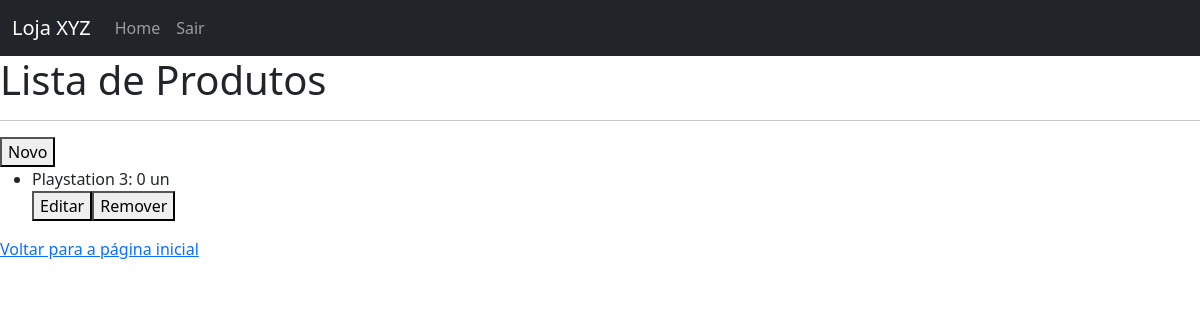
The app's page /produtos (signed in), older data.
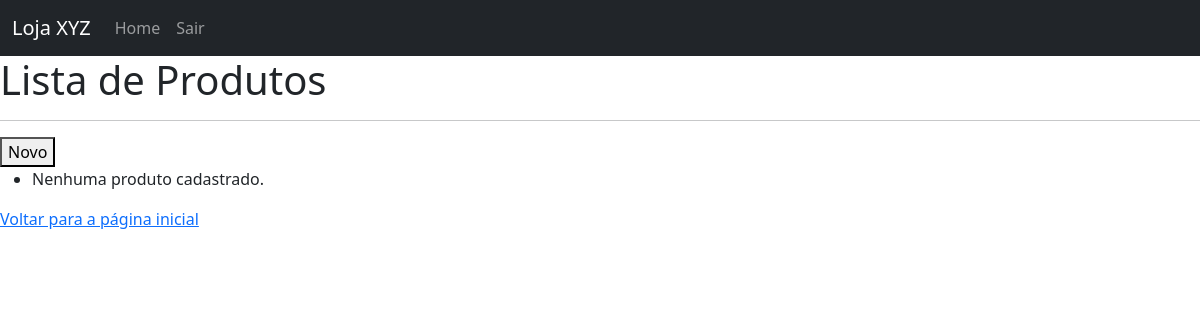
The same page, newer data.
### estoque_app/models.py (models this page shows, shortened)
class Produto(models.Model):
    nome = models.CharField(max_length=100)
    descricao = models.TextField(blank=True, null=True)
    quantidade_estoque = models.IntegerField()
    categoria = models.ForeignKey(Categoria, on_delete=models.CASCADE, related_name='produtos')

### estoque_app/views.py (the view)
# urls.py: path('produtos', views.produtos, name='produtos'),
@login_required
def produtos(request):
    produtos = Produto.objects.all().order_by('nome')
    contexto = {'produtos' : produtos}
    return render(request,'produto/produtos.html', contexto)

### estoque_app/templates/produto/produtos.html (shortened to what this page needs)
{% extends 'base.html' %}
{% block conteudo %}
<h1>Lista de Produtos</h1>
<hr>
<a href="{% url 'novo_produto' %}"><button>Novo</button></a>
<div class="produtos-lista">
    <ul>
        {% for produto in produtos %}
        <li>{{ produto.nome }}: {{ produto.quantidade_estoque }} un</li>
        <a href="{% url 'editar_produto' produto.id %}"><button>Editar</button></a><a
            href="{% url 'excluir_produto' produto.id %}"><button>Remover</button></a>
        {% empty %}
        <li>Nenhuma produto cadastrado.</li>
        {% endfor %}
    </ul>
</div>
{% endblock %}

Row changes from the older to the newer data that the page shows:
removed Produto: nome "Playstation 3", quantidade_estoque "0"
Text that changed along with them:
text now shown: "Nenhuma produto cadastrado."
